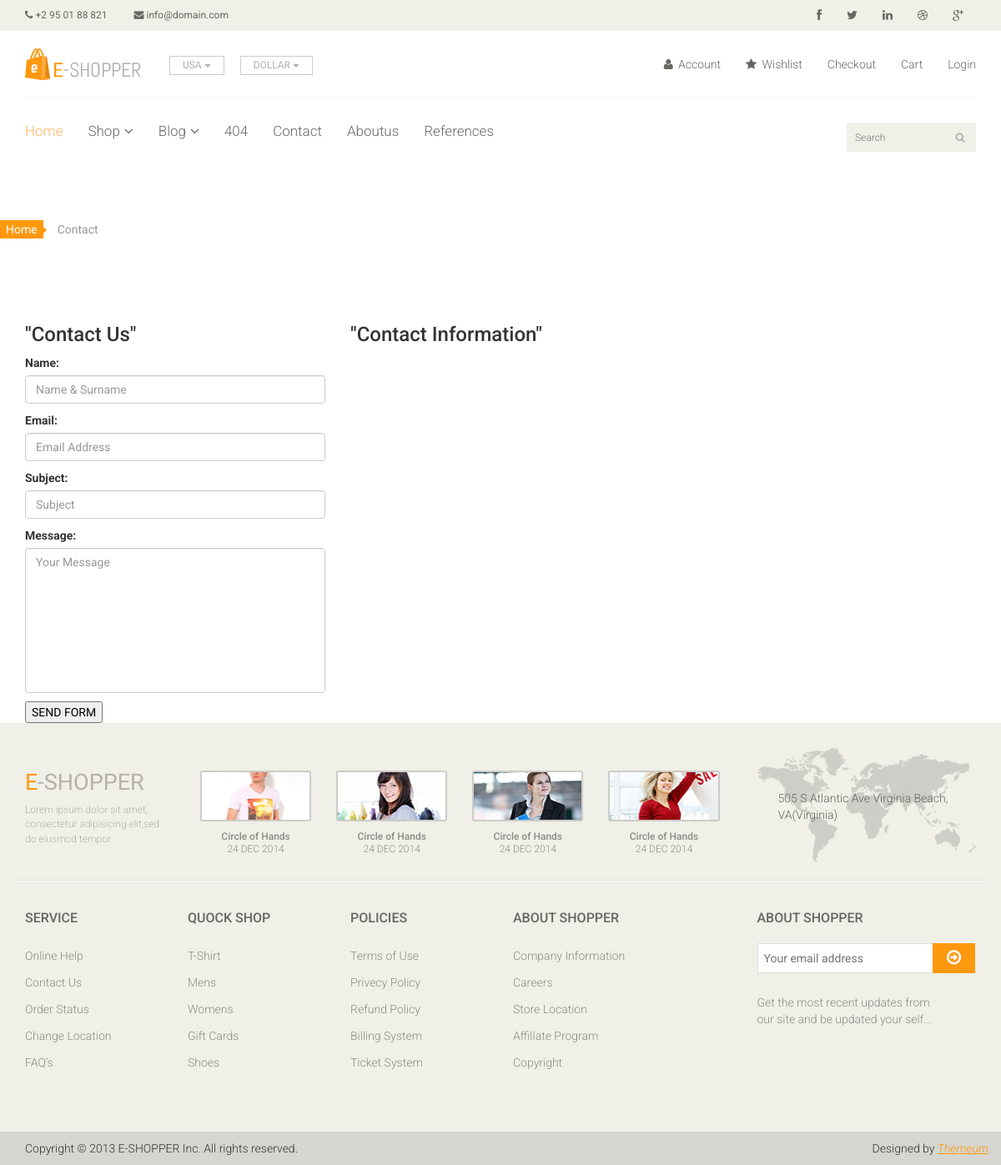
Page /contact/ on the earlier database version.
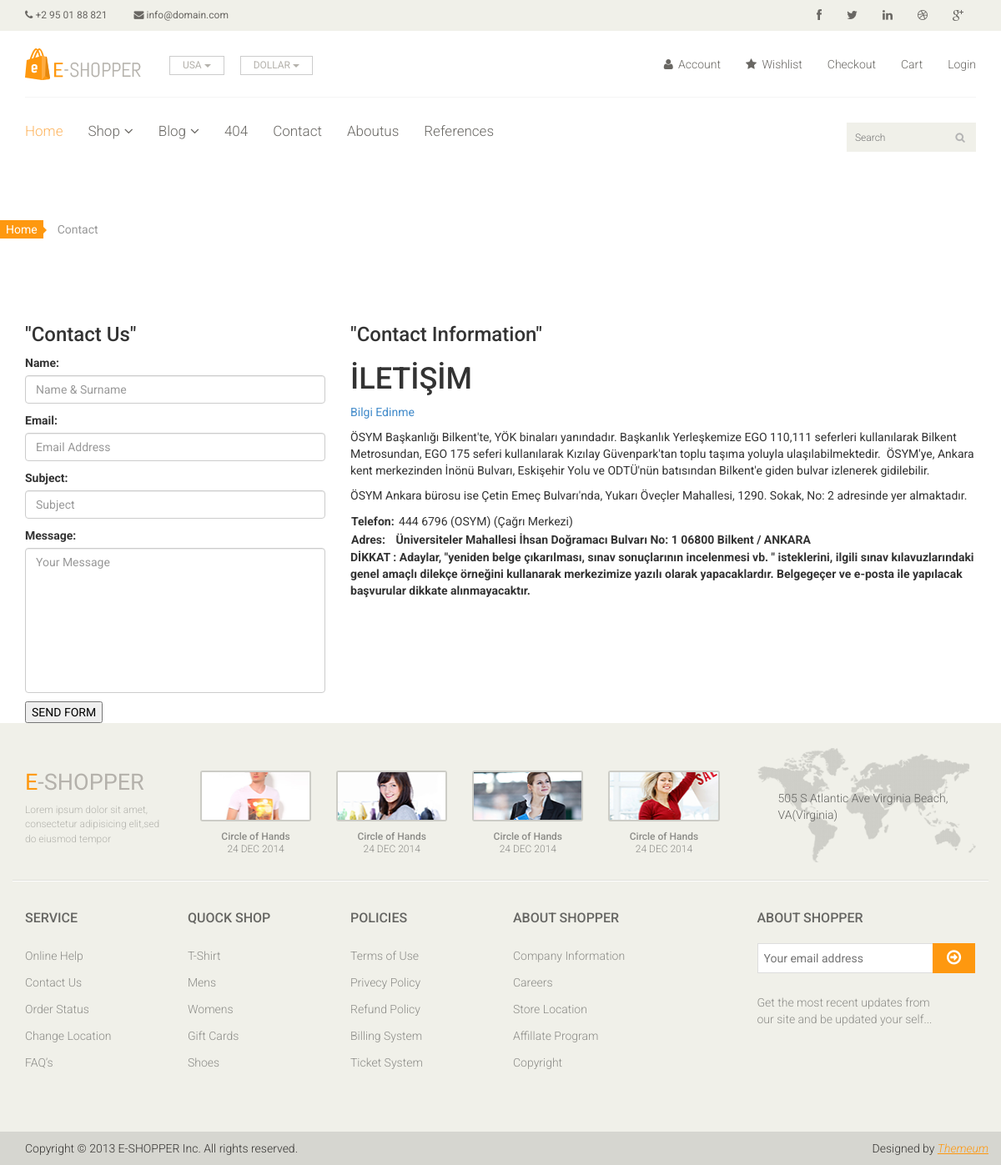
Same page on the later database version.
### home/models.py (models this page shows, shortened)
class Setting(models.Model):
    STATUS = (
        ('TRUE', 'EVET'),
        ('FALSE', 'HAYIR'),
    )
    title = models.CharField(max_length=200)
    description = models.CharField(max_length=300)
    keywords = models.CharField(max_length=255)
    company = models.CharField(max_length=50)
    address = models.CharField(blank=True,max_length=200)
    phone= models.CharField(blank=True,max_length=15)
    fax = models.CharField(blank=True,max_length=15)
    email = models.CharField(blank=True, max_length=50)
    smtpserver = models.CharField(blank=True,max_length=200)
    smtpemail = models.CharField(blank=True,max_length=20)
    smtppassword = models.CharField(blank=True,max_length=5)
    smtpport = models.CharField(blank=True,max_length=200)
    icon = models.ImageField(blank=True, upload_to='images/')
    facebook = models.CharField(blank=True,max_length=50)
    instagram = models.CharField(blank=True,max_length=50)
    twitter = models.CharField(blank=True,max_length=50)
    aboutus = RichTextUploadingField(blank=True,)
    contact = RichTextUploadingField(blank=True,)
    references = RichTextUploadingField(blank=True,)
    status = models.CharField(max_length=10, choices=STATUS)
    create_at = models.DateTimeField(auto_now_add=True)
    update_at = models.DateTimeField(auto_now=True)

### home/views.py (the view, shortened to what this page needs)
# urls.py: path('contact/', views.contact,name='contact'),
def contact(request):
    setting = Setting.objects.get(pk=1)
    form=ContactForm
    context={'setting':setting,'form':form}
    return render(request, 'contact.html', context)

### home/templates/contact.html (shortened to what this page needs)
{%  extends "homebase.html" %}
{% block content %}
    <div class="breadcrumbs">
				<ol class="breadcrumb">
				  <li><a href="#">Home</a></li>
				  <li class="active">Contact</li>
				</ol>
    </div>
    <div class="section">
        <div class="container">
            <div class="row">
                <div class="col-md-4">
                    <div class="billing-details">
                        <div class="section-title">
                            <h3 class="title">"Contact Us"</h3>
                        </div>
                        <form id="checkout-form" class="clearfix" method="post">
                            {{ form.as_p }}
                            <input type="submit" value="SEND FORM">
                        </form>
                    </div>
                </div>
                <div class="col-md-8">
                    <div class="shiping-methods">
                        <div class="section-title">
                            <h3 class="title">"Contact Information"</h3>
                        </div>
                        <div >
                            {{ setting.contact|safe }}
                        </div>
                    </div>
                </div>
            </div>
        </div>
    </div>
{% endblock %}

### home/templates/homebase.html (shortened to what this page needs)
<!DOCTYPE html>
<html lang="en">
<head>
{% load static %}
    <link href="{% static 'css/bootstrap.min.css'%}" rel="stylesheet">
    <link href="{% static 'css/font-awesome.min.css'%}" rel="stylesheet">
    <link href="{% static 'css/prettyPhoto.css'%}" rel="stylesheet">
    <link href="{% static 'css/price-range.css'%}" rel="stylesheet">
    <link href="{% static 'css/animate.css'%}" rel="stylesheet">
	<link href="{% static 'css/main.css'%}" rel="stylesheet">
	<link href="{% static 'css/responsive.css'%}" rel="stylesheet">
</head>
<body>
    {%  include 'header.html' %}
    {% block slider %}{%  include 'slider.html' %}{% endblock %}
    {% block content %}{%  include 'content.html' %}{% endblock %}
    {% block footer %}{%  include 'footer.html' %}{% endblock %}
</body>
</html>

### home/templates/header.html (shortened to what this page needs)
{% load static %}
<header id="header">
		<div class="header_top">
			<div class="container">
				<div class="row">
					<div class="col-sm-6">
						<div class="contactinfo">
							<ul class="nav nav-pills">
								<li><a href="#"><i class="fa fa-phone"></i> +2 95 01 88 821</a></li>
								<li><a href="#"><i class="fa fa-envelope"></i> info@domain.com</a></li>
							</ul>
						</div>
					</div>
					<div class="col-sm-6">
						<div class="social-icons pull-right">
							<ul class="nav navbar-nav">
								<li><a href="#"><i class="fa fa-facebook"></i></a></li>
								<li><a href="#"><i class="fa fa-twitter"></i></a></li>
								<li><a href="#"><i class="fa fa-linkedin"></i></a></li>
								<li><a href="#"><i class="fa fa-dribbble"></i></a></li>
								<li><a href="#"><i class="fa fa-google-plus"></i></a></li>
							</ul>
						</div>
					</div>
				</div>
			</div>
		</div>
		<div class="header-middle">
			<div class="container">
				<div class="row">
					<div class="col-sm-4">
						<div class="logo pull-left">
							<a href="/home"><img src="{% static 'images/home/logo.png'%}" alt="" /></a>
						</div>
						<div class="btn-group pull-right">
							<div class="btn-group">
								<button type="button" class="btn btn-default dropdown-toggle usa" data-toggle="dropdown">
									USA
									<span class="caret"></span>
								</button>
							</div>
							<div class="btn-group">
								<button type="button" class="btn btn-default dropdown-toggle usa" data-toggle="dropdown">
									DOLLAR
									<span class="caret"></span>
								</button>
							</div>
						</div>
					</div>
					<div class="col-sm-8">
						<div class="shop-menu pull-right">
							<ul class="nav navbar-nav">
								<li><a href="#"><i class="fa fa-user"></i> Account</a></li>
								<li><a href="#"><i class="fa fa-star"></i> Wishlist</a></li>
								<li><a href="{% static 'checkout.html"><i class="fa fa-crosshairs'%}"></i> Checkout</a></li>
								<li><a href="{% static 'cart.html"><i class="fa fa-shopping-cart'%}"></i> Cart</a></li>
								<li><a href="{% static 'login.html"><i class="fa fa-lock'%}"></i> Login</a></li>
							</ul>
						</div>
					</div>
				</div>
			</div>
		</div>
		<div class="header-bottom">
			<div class="container">
				<div class="row">
					<div class="col-sm-9">
						<div class="mainmenu pull-left">
							<ul class="nav navbar-nav collapse navbar-collapse">
								<li><a href="/" class="active">Home</a></li>
								<li class="dropdown"><a href="#">Shop<i class="fa fa-angle-down"></i></a>
                                </li>
								<li class="dropdown"><a href="#">Blog<i class="fa fa-angle-down"></i></a>
                                </li>
								<li><a href="{% static '404.html'%}">404</a></li>
								<li><a href="/contact">Contact</a></li>
                                <li><a href="/aboutus">Aboutus</a></li>
                                <li><a href="/references">References</a></li>
							</ul>
						</div>
					</div>
					<div class="col-sm-3">
						<div class="search_box pull-right">
							<input type="text" placeholder="Search"/>
						</div>
					</div>
				</div>
			</div>
		</div>
	</header>

### home/templates/slider.html (shortened to what this page needs)
{% load static %}
<section id="slider">
	</section>

### home/templates/footer.html (shortened to what this page needs)
{% load static %}
<footer id="footer">
		<div class="footer-top">
			<div class="container">
				<div class="row">
					<div class="col-sm-2">
						<div class="companyinfo">
							<h2><span>e</span>-shopper</h2>
							<p>Lorem ipsum dolor sit amet, consectetur adipisicing elit,sed do eiusmod tempor</p>
						</div>
					</div>
					<div class="col-sm-7">
						<div class="col-sm-3">
							<div class="video-gallery text-center">
								<a href="#">
									<div class="iframe-img">
										<img src="{% static 'images/home/iframe1.png'%}" alt="" />
									</div>
								</a>
								<p>Circle of Hands</p>
								<h2>24 DEC 2014</h2>
							</div>
						</div>
						<div class="col-sm-3">
							<div class="video-gallery text-center">
								<a href="#">
									<div class="iframe-img">
										<img src="{% static 'images/home/iframe2.png'%}" alt="" />
									</div>
								</a>
								<p>Circle of Hands</p>
								<h2>24 DEC 2014</h2>
							</div>
						</div>
						<div class="col-sm-3">
							<div class="video-gallery text-center">
								<a href="#">
									<div class="iframe-img">
										<img src="{% static 'images/home/iframe3.png'%}" alt="" />
									</div>
								</a>
								<p>Circle of Hands</p>
								<h2>24 DEC 2014</h2>
							</div>
						</div>
						<div class="col-sm-3">
							<div class="video-gallery text-center">
								<a href="#">
									<div class="iframe-img">
										<img src="{% static 'images/home/iframe4.png'%}" alt="" />
									</div>
								</a>
								<p>Circle of Hands</p>
								<h2>24 DEC 2014</h2>
							</div>
						</div>
					</div>
					<div class="col-sm-3">
						<div class="address">
							<img src="{% static 'images/home/map.png'%}" alt="" />
							<p>505 S Atlantic Ave Virginia Beach, VA(Virginia)</p>
						</div>
					</div>
				</div>
			</div>
		</div>
		<div class="footer-widget">
			<div class="container">
				<div class="row">
					<div class="col-sm-2">
						<div class="single-widget">
							<h2>Service</h2>
							<ul class="nav nav-pills nav-stacked">
								<li><a href="#">Online Help</a></li>
								<li><a href="#">Contact Us</a></li>
								<li><a href="#">Order Status</a></li>
								<li><a href="#">Change Location</a></li>
								<li><a href="#">FAQ’s</a></li>
							</ul>
						</div>
					</div>
					<div class="col-sm-2">
						<div class="single-widget">
							<h2>Quock Shop</h2>
							<ul class="nav nav-pills nav-stacked">
								<li><a href="#">T-Shirt</a></li>
								<li><a href="#">Mens</a></li>
								<li><a href="#">Womens</a></li>
								<li><a href="#">Gift Cards</a></li>
								<li><a href="#">Shoes</a></li>
							</ul>
						</div>
					</div>
					<div class="col-sm-2">
						<div class="single-widget">
							<h2>Policies</h2>
							<ul class="nav nav-pills nav-stacked">
								<li><a href="#">Terms of Use</a></li>
								<li><a href="#">Privecy Policy</a></li>
								<li><a href="#">Refund Policy</a></li>
								<li><a href="#">Billing System</a></li>
								<li><a href="#">Ticket System</a></li>
							</ul>
						</div>
					</div>
					<div class="col-sm-2">
						<div class="single-widget">
							<h2>About Shopper</h2>
							<ul class="nav nav-pills nav-stacked">
								<li><a href="#">Company Information</a></li>
								<li><a href="#">Careers</a></li>
								<li><a href="#">Store Location</a></li>
								<li><a href="#">Affillate Program</a></li>
								<li><a href="#">Copyright</a></li>
							</ul>
						</div>
					</div>
					<div class="col-sm-3 col-sm-offset-1">
						<div class="single-widget">
							<h2>About Shopper</h2>
							<form action="#" class="searchform">
								<input type="text" placeholder="Your email address" />
								<button type="submit" class="btn btn-default"><i class="fa fa-arrow-circle-o-right"></i></button>
								<p>Get the most recent updates from <br />our site and be updated your self...</p>
							</form>
						</div>
					</div>
				</div>
			</div>
		</div>
		<div class="footer-bottom">
			<div class="container">
				<div class="row">
					<p class="pull-left">Copyright © 2013 E-SHOPPER Inc. All rights reserved.</p>
					<p class="pull-right">Designed by <span><a target="_blank" href="http://www.themeum.com">Themeum</a></span></p>
				</div>
			</div>
		</div>
	</footer>

Differences in the rows shown:
now on this page (row edited): Setting: contact "İLETİŞİM Bilgi Edinme ÖSYM Başkanlığı Bilkent'te, YÖK binaları yanındadır. Başkanlık Yerleşkemize EGO 110,111 seferleri kullanılarak Bilkent Metrosundan, EGO 175 seferi kullanılarak Kızılay Güvenpark'tan toplu taşıma yoluyla ulaşılabilmektedir. ÖSYM'ye, Ankara kent merkezinden İnönü Bulvarı, Eskişehir Yolu ve ODTÜ'nün batısından Bilkent'e giden bulvar izlenerek gidilebilir. ÖSYM Ankara bürosu ise Çetin Emeç Bulvarı'nda, Yukarı Öveçler Mahallesi, 1290. Sokak, No: 2 adresinde yer almaktadır. Telefon: 444 6796 (OSYM) (Çağrı Merkezi) Adres: Üniversiteler Mahallesi İhsan Doğramacı Bulvarı No: 1 06800 Bilkent / ANKARA DİKKAT : Adaylar, \"yeniden belge çıkarılması, sınav sonuçlarının incelenmesi…"
